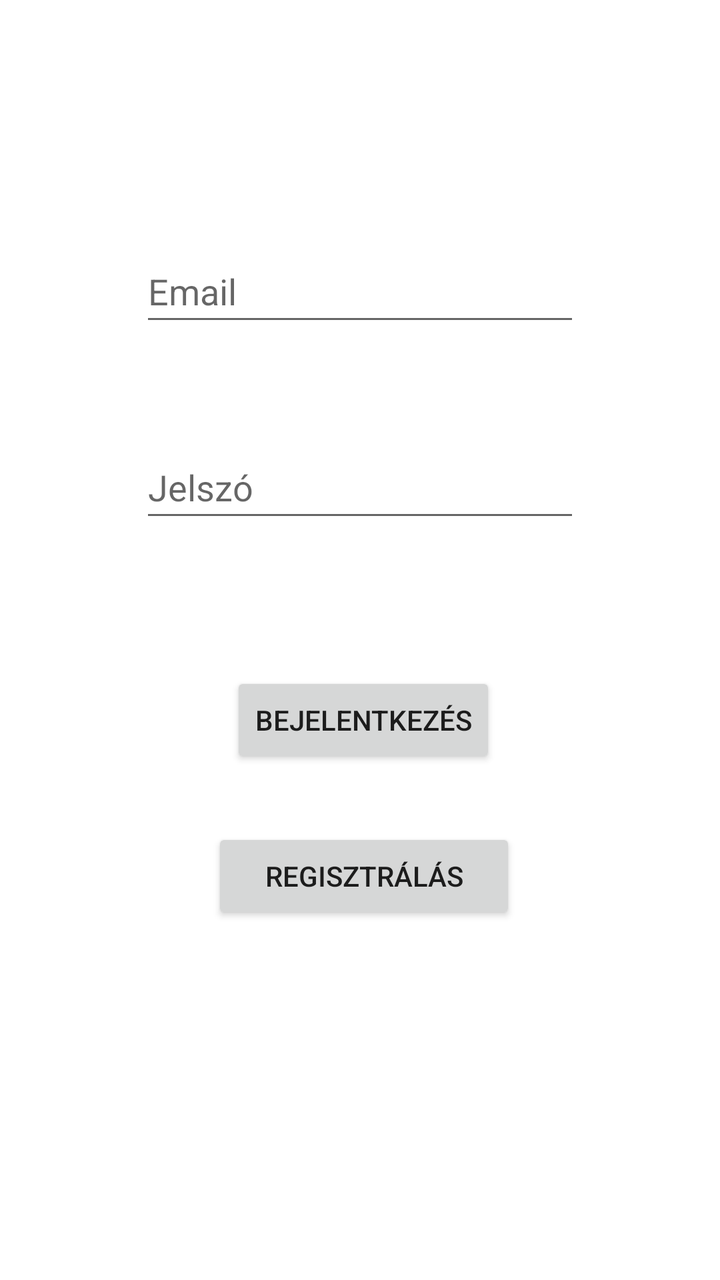
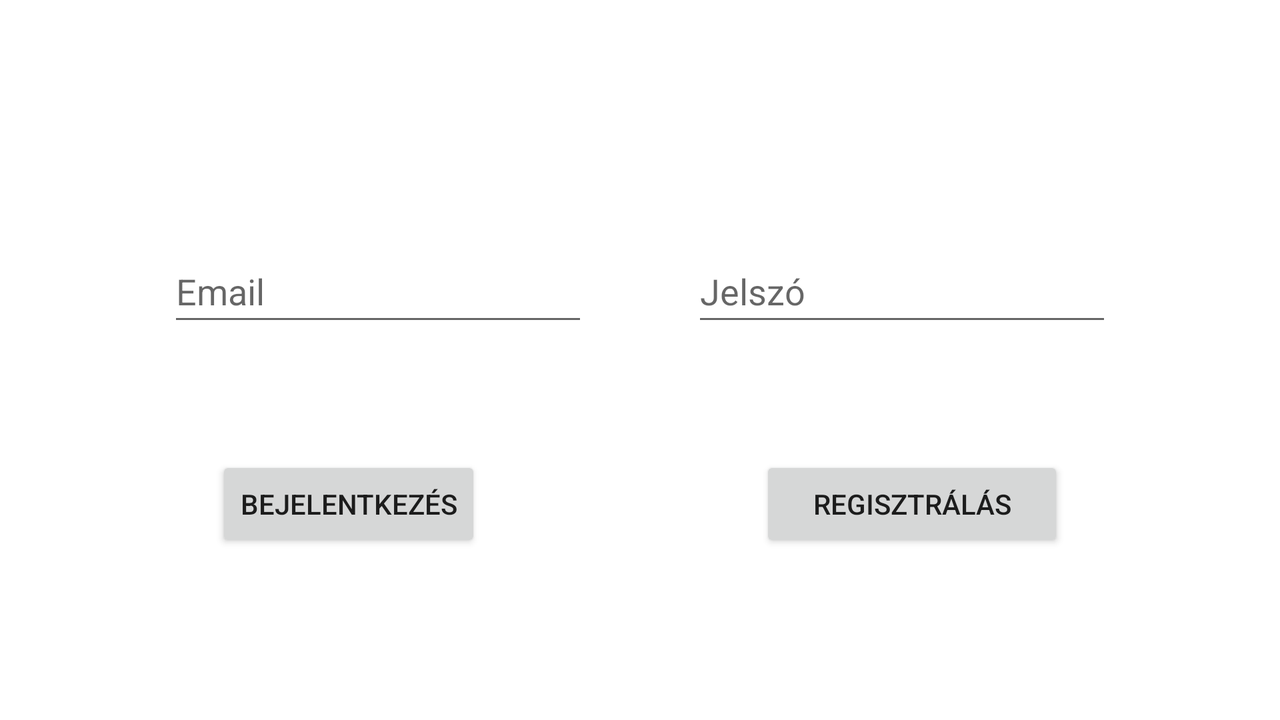

The same Android screen from two of the app's own layout files: first res/layout/ as a phone draws it, then the author's variant for another configuration, drawn on a device whose configuration selects that folder. Both files follow.
<!-- AndroidManifest.xml: application theme Theme.Ingatlanok -->
<!-- res/layout/activity_main.xml -->
<?xml version="1.0" encoding="utf-8"?>
<androidx.constraintlayout.widget.ConstraintLayout xmlns:android="http://schemas.android.com/apk/res/android"
    xmlns:app="http://schemas.android.com/apk/res-auto"
    xmlns:tools="http://schemas.android.com/tools"
    android:layout_width="match_parent"
    android:layout_height="match_parent"
    tools:context=".MainActivity">

    <ScrollView
        android:layout_width="match_parent"
        android:layout_height="match_parent">

        <androidx.constraintlayout.widget.ConstraintLayout
            android:layout_width="match_parent"
            android:layout_height="wrap_content">

            <EditText
                android:id="@+id/emailEditText"
                android:layout_width="0dp"
                android:layout_height="wrap_content"
                android:layout_marginStart="70dp"
                android:layout_marginTop="120dp"
                android:layout_marginEnd="70dp"
                android:ems="10"
                android:hint="Email"
                android:inputType="textEmailAddress"
                android:minHeight="48dp"
                app:layout_constraintEnd_toEndOf="parent"
                app:layout_constraintHorizontal_bias="0.497"
                app:layout_constraintStart_toStartOf="parent"
                app:layout_constraintTop_toTopOf="parent" />

            <EditText
                android:id="@+id/passwordEditText"
                android:layout_width="0dp"
                android:layout_height="wrap_content"
                android:layout_marginStart="70dp"
                android:layout_marginTop="50dp"
                android:layout_marginEnd="70dp"
                android:ems="10"
                android:hint="Jelszó"
                android:inputType="textPassword"
                android:minHeight="48dp"
                app:layout_constraintEnd_toEndOf="parent"
                app:layout_constraintHorizontal_bias="0.497"
                app:layout_constraintStart_toStartOf="parent"
                app:layout_constraintTop_toBottomOf="@+id/emailEditText" />

            <Button
                android:id="@+id/loginButton"
                android:layout_width="wrap_content"
                android:layout_height="wrap_content"
                android:layout_marginTop="70dp"
                android:onClick="login"
                android:text="Bejelentkezés"
                app:layout_constraintEnd_toEndOf="parent"
                app:layout_constraintHorizontal_bias="0.507"
                app:layout_constraintStart_toStartOf="parent"
                app:layout_constraintTop_toBottomOf="@+id/passwordEditText" />

            <Button
                android:id="@+id/registerButton"
                android:layout_width="152dp"
                android:layout_height="48dp"
                android:layout_marginTop="30dp"
                android:onClick="register"
                android:text="Regisztrálás"
                app:layout_constraintBottom_toBottomOf="parent"
                app:layout_constraintEnd_toEndOf="parent"
                app:layout_constraintHorizontal_bias="0.509"
                app:layout_constraintStart_toStartOf="parent"
                app:layout_constraintTop_toBottomOf="@+id/loginButton"
                app:layout_constraintVertical_bias="0.008" />

        </androidx.constraintlayout.widget.ConstraintLayout>
    </ScrollView>

</androidx.constraintlayout.widget.ConstraintLayout>
<!-- resources referenced by this layout -->
<resources>
  <style name="Theme.Ingatlanok" parent="Theme.MaterialComponents.DayNight.DarkActionBar">
          
          <item name="colorPrimary">@color/blue_500</item>
          <item name="colorPrimaryVariant">@color/blue_700</item>
          <item name="colorOnPrimary">@color/white</item>
          
          <item name="colorSecondary">@color/teal_200</item>
          <item name="colorSecondaryVariant">@color/teal_700</item>
          <item name="colorOnSecondary">@color/black</item>
          
          <item name="android:statusBarColor" tools:targetApi="l">?attr/colorPrimaryVariant</item>
          
      </style>
  <color name="blue_500">#3F51B5</color>
  <color name="blue_700">#303F9F</color>
  <color name="white">#FFFFFFFF</color>
  <color name="teal_200">#FF03DAC5</color>
  <color name="teal_700">#FF018786</color>
  <color name="black">#FF000000</color>
</resources>
<!-- res/layout-land/activity_main.xml (the author's variant of the layout above) -->
<!-- drawn on the phone turned sideways -->
<?xml version="1.0" encoding="utf-8"?>
<androidx.constraintlayout.widget.ConstraintLayout xmlns:android="http://schemas.android.com/apk/res/android"
    xmlns:app="http://schemas.android.com/apk/res-auto"
    xmlns:tools="http://schemas.android.com/tools"
    android:layout_width="match_parent"
    android:layout_height="match_parent"
    tools:context=".MainActivity">

    <EditText
        android:id="@+id/passwordEditText"
        android:layout_width="wrap_content"
        android:layout_height="wrap_content"
        android:layout_marginTop="120dp"
        android:layout_marginEnd="84dp"
        android:ems="10"
        android:hint="Jelszó"
        android:inputType="textPassword"
        android:minHeight="48dp"
        app:layout_constraintEnd_toEndOf="parent"
        app:layout_constraintTop_toTopOf="parent" />

    <EditText
        android:id="@+id/emailEditText"
        android:layout_width="wrap_content"
        android:layout_height="wrap_content"
        android:layout_marginStart="84dp"
        android:layout_marginTop="120dp"
        android:ems="10"
        android:hint="Email"
        android:inputType="textEmailAddress"
        android:minHeight="48dp"
        app:layout_constraintStart_toStartOf="parent"
        app:layout_constraintTop_toTopOf="parent" />

    <Button
        android:id="@+id/registerButton"
        android:layout_width="152dp"
        android:layout_height="48dp"
        android:layout_marginTop="60dp"
        android:layout_marginEnd="108dp"
        android:onClick="register"
        android:text="Regisztrálás"
        app:layout_constraintEnd_toEndOf="parent"
        app:layout_constraintTop_toBottomOf="@+id/passwordEditText" />

    <Button
        android:id="@+id/loginButton"
        android:layout_width="wrap_content"
        android:layout_height="wrap_content"
        android:layout_marginStart="108dp"
        android:layout_marginTop="60dp"
        android:onClick="login"
        android:text="Bejelentkezés"
        app:layout_constraintStart_toStartOf="parent"
        app:layout_constraintTop_toBottomOf="@+id/emailEditText" />
</androidx.constraintlayout.widget.ConstraintLayout>
